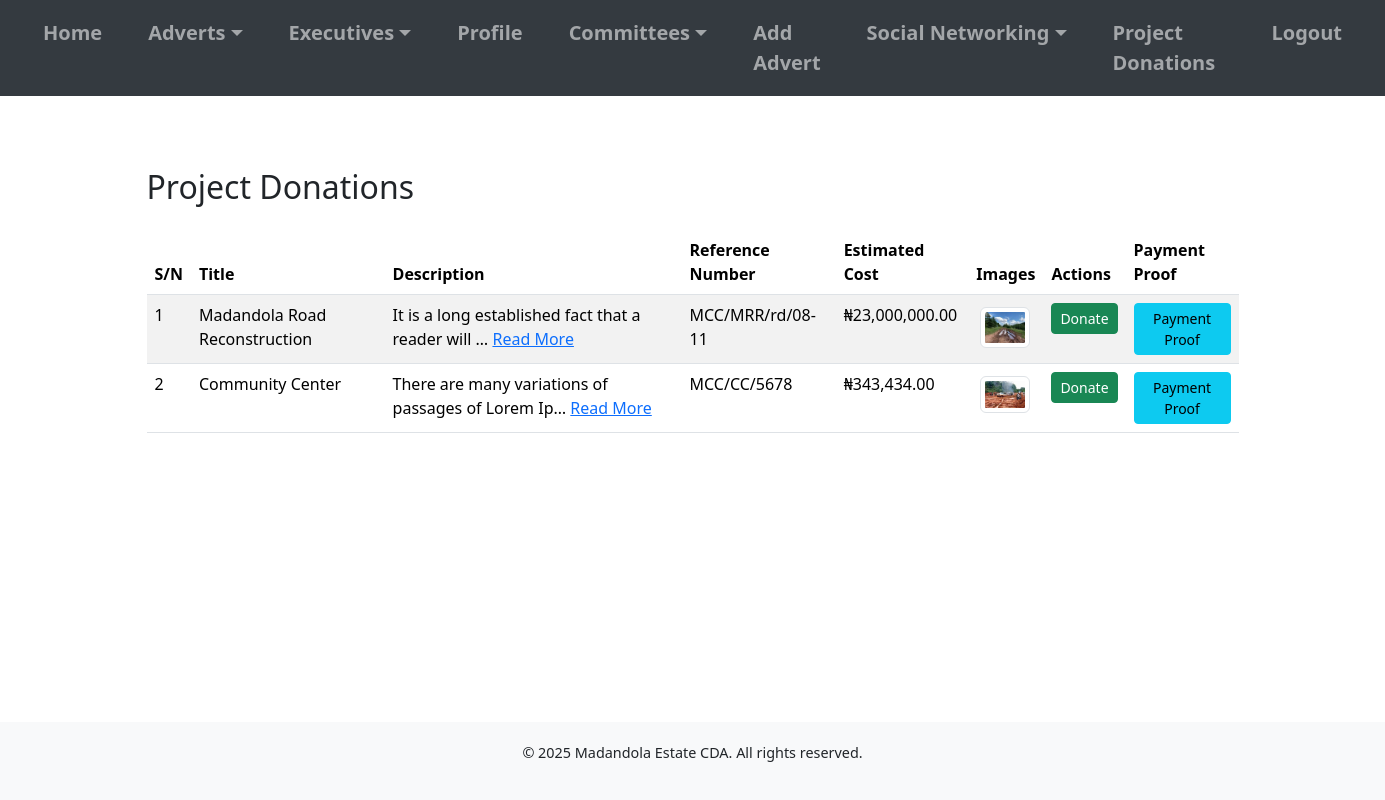
Screenshot of /project_donations/ (signed in) with the database file from the repository.
### cda_app/models.py (models this page shows, shortened)
class ProjectDonation(models.Model):
    title = models.CharField(max_length=200)
    description = models.TextField()
    estimated_cost = models.DecimalField(max_digits=15, decimal_places=2)
    reference_number = models.CharField(max_length=100, unique=True, blank=True, null=True)
    bank_name = models.CharField(max_length=100, blank=True, null=True)
    account_number = models.CharField(max_length=100, blank=True, null=True)
    beneficiary = models.CharField(max_length=100, blank=True, null=True)

class ProjectImage(models.Model):
    project = models.ForeignKey(ProjectDonation, on_delete=models.CASCADE, related_name='images')
    image = models.ImageField(upload_to='project_images/')

### cda_app/views.py (the view)
# urls.py: path('project_donations/', views.project_donations_list, name='project_donations_list'),
@login_required
def project_donations_list(request):
    project_donations = ProjectDonation.objects.all()
    return render(request, 'project_donations_list.html', {'project_donations': project_donations})

### cda_app/context_processors.py (called while the page is built)
def committees(request):
    return {'committees': Committee.objects.all()}

### templates/project_donations_list.html (shortened to what this page needs)
{% extends 'base.html' %}
{% load humanize %}
{% load static %}
{% block content %}
<div class="container mt-5">
    <h2 class="mb-4">Project Donations</h2>
    <div class="table-responsive">
        <table class="table table-striped table-hover">
            <thead>
                <tr>
                    <th>S/N</th>
                    <th>Title</th>
                    <th>Description</th>
                    <th>Reference Number</th>
                    <th>Estimated Cost</th>
                    <th>Images</th>
                    <th>Actions</th>
                    <th>Payment Proof</th>
                </tr>
            </thead>
            <tbody>
                {% for project in project_donations %}
                <tr>
                    <td>{{ forloop.counter }}</td>
                    <td>{{ project.title }}</td>
                    <td>
                        <span id="short-description-{{ project.id }}">{{ project.description|wordwrap:5|truncatechars:50 }}</span>
                        <span id="full-description-{{ project.id }}" style="display: none;">{{ project.description }}</span> {% if project.description|wordcount > 5 %}
                        <a href="#" onclick="toggleDescription({{ project.id }}); return false;" id="toggle-link-{{ project.id }}">Read More</a> {% endif %}
                    </td>
                    <td>{{ project.reference_number }}</td>
                    <td>₦{{ project.estimated_cost|floatformat:2|intcomma }}</td>
                    <td>
                        {% for image in project.images.all %}
                        <a href="#" data-bs-toggle="modal" data-bs-target="#imageModal" data-bs-src="{{ image.image.url }}">
                            <img src="{{ image.image.url }}" alt="Project Image" width="50" height="50" class="img-thumbnail m-1">
                        </a>
                        {% empty %} No Images {% endfor %}
                    </td>
                    <td>
                        <button class="btn btn-success btn-sm" data-bs-toggle="modal" data-bs-target="#donateModal" data-title="{{ project.title }}" data-bank="{{ project.bank_name }}" data-account="{{ project.account_number }}" data-beneficiary="{{ project.beneficiary }}" data-reference="{{ project.reference_number }}">
                             Donate
                        </button>
                    </td>
                    <td>
                        <a href="{% url 'upload_donation_proof' donation_id=project.id %}" class="btn btn-info btn-sm">
                             Payment Proof
                        </a>
                    </td>
                </tr>
                {% empty %}
                <tr>
                    <td colspan="7">No project donations available.</td>
                </tr>
                {% endfor %}
            </tbody>
        </table>
    </div>
</div>
{% endblock %}

### templates/base.html (style rules this page uses)
body { display: flex; flex-direction: column; min-height: 100vh; font-size: 1rem; }

### rows the page displays
ProjectDonation: title "Madandola Road Reconstruction", description "It is a long established fact that a reader will …", reference_number "MCC/MRR/rd/08-11", estimated_cost "23,000,000.00"
ProjectImage: image (picture)
ProjectDonation: title "Community Center", description "There are many variations of passages of Lorem Ip…", reference_number "MCC/CC/5678", estimated_cost "343,434.00"
ProjectImage: image (picture)
